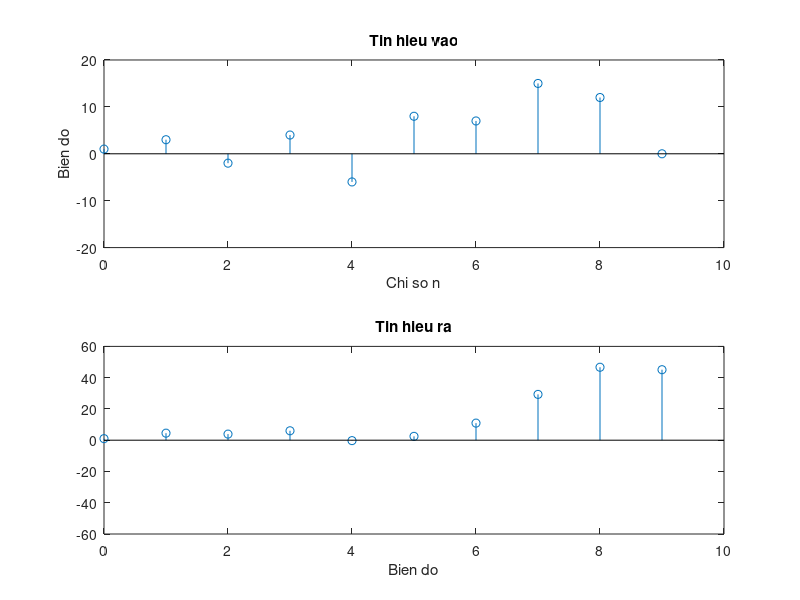

Recreate this plot in MATLAB.
n = 0:9;
x = [1 3 -2 4 -6 8 7 15 12 0];
%y = [0 0];
a = [1 -1.5 0.85];
b = 1;
y = filter(b,a,x);
%Tinh y[n]
%for i = 3:12
    %y(i) = 1.5*y(i-1) - 0.85*y(i-2) + x(i-2);
%end
%y = y(3:12);
% Ve x[n] va y[n]
clf;
subplot(2,1,1);
stem(n,x);
axis([0, 10, -20, 20]);
xlabel('Chi so n');
ylabel('Bien do');
title('Tin hieu vao');
subplot(2,1,2);
stem(n, y);
axis([0, 10, -60, 60]);
xlabel('Chi so n');
xlabel('Bien do');
title('Tin hieu ra');